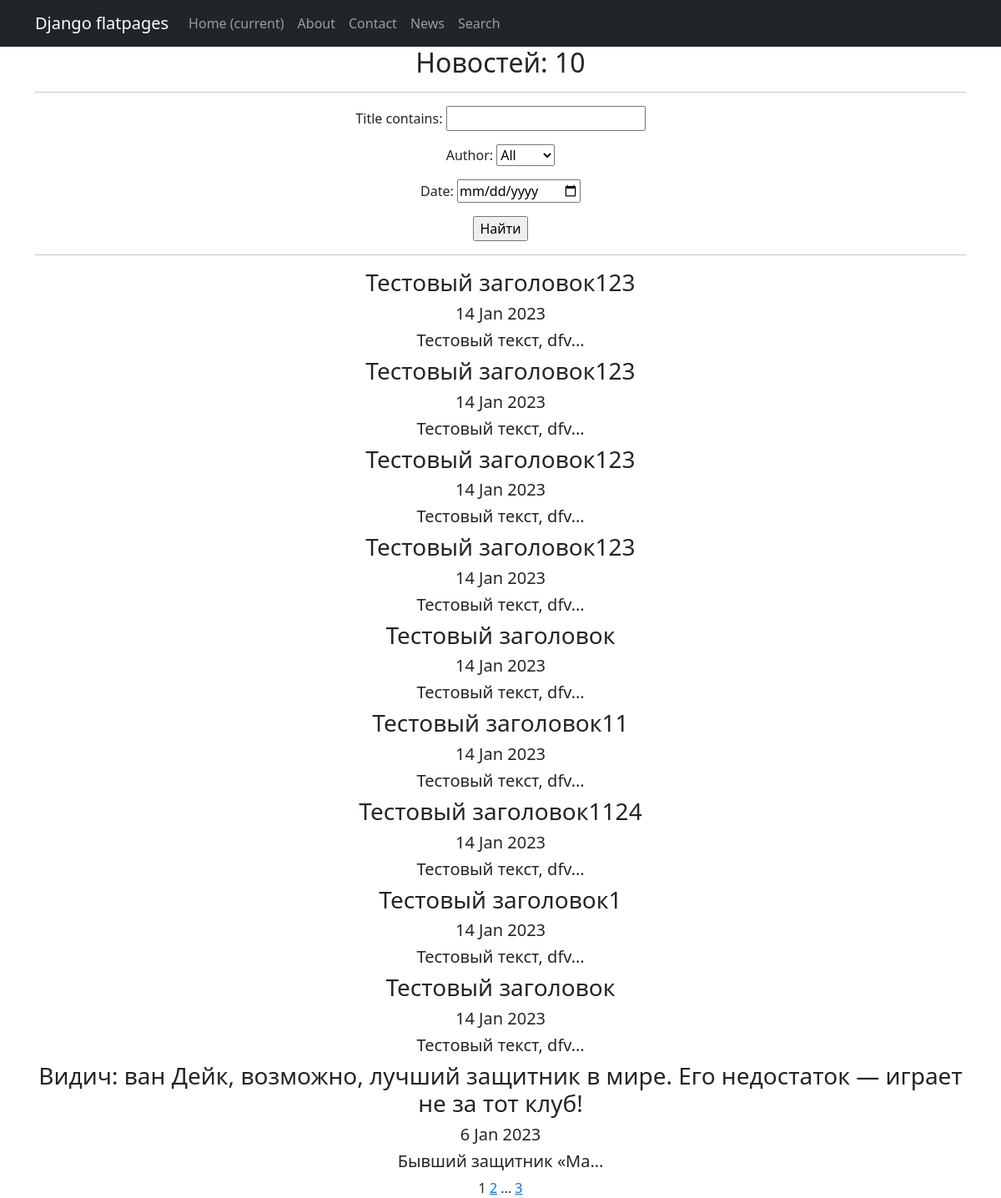
Page /news/search/ on the earlier database version.
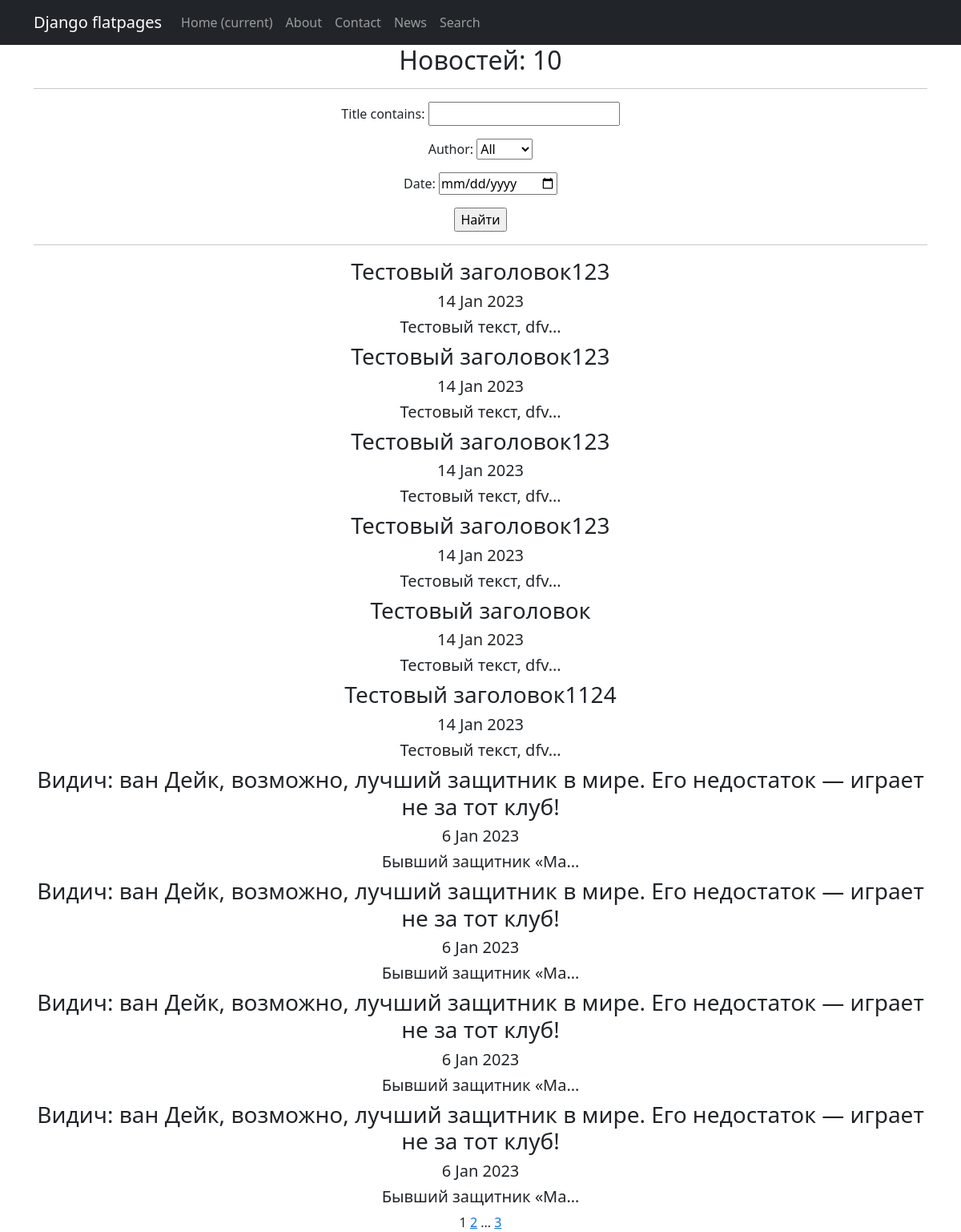
Same page on the later database version.
### news/models.py (models this page shows, shortened)
class Post(models.Model):
    author = models.ForeignKey(Author, on_delete=models.CASCADE)
    type = models.CharField(max_length=10, choices=TYPES, default='article')
    time_in = models.DateTimeField(auto_now_add=True)
    category = models.ManyToManyField(Category, through='PostCategory')
    title = models.CharField(max_length=255)
    text = models.TextField()
    rating = models.IntegerField(default=0)

### news/views.py (the view)
# urls.py: path('news/search/', SearchList.as_view(), name='post_search'),
class SearchList(ListView):
    model = Post
    ordering = '-time_in'
    template_name = 'news_search.html'
    context_object_name = 'news'
    paginate_by = 10
    def get_queryset(self):
        queryset = super().get_queryset()
        self.filterset = PostFilter(self.request.GET, queryset)
        return self.filterset.qs
    def get_context_data(self, **kwargs):
        context = super().get_context_data(**kwargs)
        context['filterset'] = self.filterset
        return context

### news/templatetags/custom_filters.py (called while the page is built)
@register.filter()
def censor(text):
    non_cens = ['редиска', 'овечкин', 'новость', 'это', 'что', 'год']
    try:
        if not isinstance(text, str):
            raise CensorException('Error')
        for word in non_cens:
            text = re.sub(word, word[0] + '*' * (len(word) - 1), text)
            title_word = word.title()
            text = re.sub(title_word, title_word[0] + '*' * (len(word) - 1), text)
        return text
    except CensorException as e:
        print(e)

### news/templatetags/custom_tags.py (called while the page is built)
@register.simple_tag(takes_context=True)
def url_replace(context, **kwargs):
   d = context['request'].GET.copy()
   for k, v in kwargs.items():
       d[k] = v
   return d.urlencode()

### templates/news_search.html (shortened to what this page needs)
{% extends 'flatpages/default.html' %}
{% load custom_filters %}
{% load custom_tags %}
{% block content %}
    <h2>Новостей: {{ news|length }}</h2>
    <hr>
    <form action="" method="get">
       {{ filterset.form.as_p }}
       <input type="submit" value="Найти" />
    </form>
    <hr>
    {% if news %}
        {% for new in news %}
            <h3>{{ new.title|censor }}</h3>
            <h5>{{ new.time_in|date:'j M Y' }}</h5>
            <h5>{{ new.text|censor|truncatechars:20 }}</h5>
        {% endfor %}
    {% else %}
        <h4>Новостей нет!</h4>
    {% endif %}
    {{ page_obj.number }}
    {% if page_obj.has_next %}
       <a href="?{% url_replace page=page_obj.next_page_number %}">{{ page_obj.next_page_number }}</a>
       {% if paginator.num_pages != page_obj.next_page_number %}
           ...
           <a href="?{% url_replace page=page_obj.paginator.num_pages %}">{{ page_obj.paginator.num_pages }}</a>
       {% endif %}
   {% endif %}
{% endblock content %}

Differences in the rows shown:
removed Post: title|censor "Тестовый заголовок11", time_in "14 Jan 2023", text|censor "Тестовый текст, dfv…"
removed Post: title|censor "Тестовый заголовок1", time_in "14 Jan 2023", text|censor "Тестовый текст, dfv…"
removed Post: title|censor "Тестовый заголовок", time_in "14 Jan 2023", text|censor "Тестовый текст, dfv…"
now on this page (row unchanged): Post: title|censor "Видич: ван Дейк, возможно, лучший защитник в мире. Его недостаток — играет не за тот клуб!", time_in "6 Jan 2023", text|censor "Бывший защитник «Ма…"
now on this page (row unchanged): Post: title|censor "Видич: ван Дейк, возможно, лучший защитник в мире. Его недостаток — играет не за тот клуб!", time_in "6 Jan 2023", text|censor "Бывший защитник «Ма…"
now on this page (row unchanged): Post: title|censor "Видич: ван Дейк, возможно, лучший защитник в мире. Его недостаток — играет не за тот клуб!", time_in "6 Jan 2023", text|censor "Бывший защитник «Ма…"
